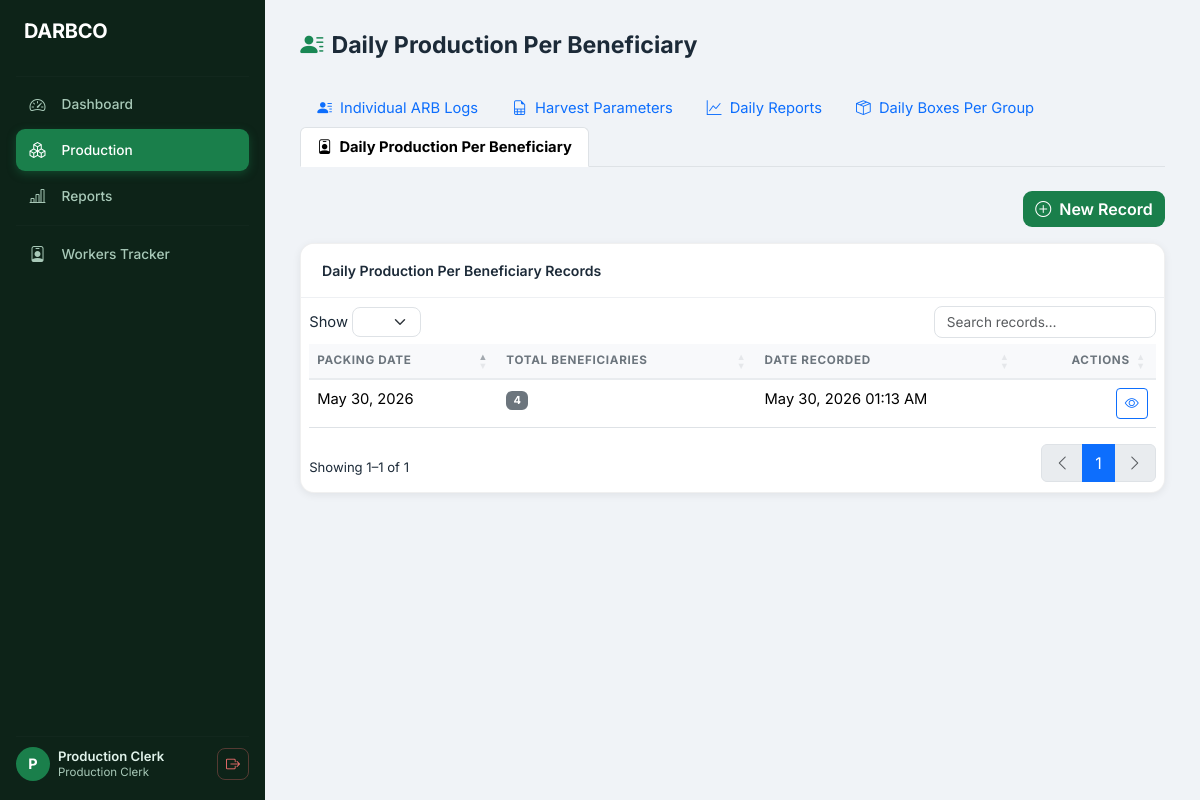
Page /index.php?page=production&tab=daily_production_per_beneficiary (signed in) on the committed database.
### tables this page shows
CREATE TABLE `daily_prod_beneficiary` (
  `id` int NOT NULL AUTO_INCREMENT,
  `packing_date` date NOT NULL,
  `recorded_by` int unsigned NOT NULL,
  `created_at` timestamp NULL DEFAULT CURRENT_TIMESTAMP,
  PRIMARY KEY (`id`),
  KEY `recorded_by` (`recorded_by`),
  CONSTRAINT `daily_prod_beneficiary_ibfk_1` FOREIGN KEY (`recorded_by`) REFERENCES `users` (`user_id`) ON DELETE CASCADE
);

### config/db.php (called while the page is built, shortened)
<?php
class Database
{
    private static ?PDO $instance = null;
    public static function getInstance(): PDO
    {
        if (self::$instance === null) {
            $env = [];
            $host    = $env['DB_HOST']    ?? 'localhost';
            $port    = $env['DB_PORT']    ?? '3306';
            $dbname  = $env['DB_NAME']    ?? 'darbco_system';
            $user    = $env['DB_USER']    ?? 'root';
            $pass    = $env['DB_PASS']    ?? '123456789';
            $charset = $env['DB_CHARSET'] ?? 'utf8mb4';
            $dsn = sprintf(
                'mysql:host=%s;port=%s;dbname=%s;charset=%s',
                $host,
                $port,
                $dbname,
                $charset
            );
            $options = [
                PDO::ATTR_ERRMODE            => PDO::ERRMODE_EXCEPTION,
                PDO::ATTR_DEFAULT_FETCH_MODE => PDO::FETCH_ASSOC,
                PDO::ATTR_EMULATE_PREPARES   => false,
                PDO::ATTR_PERSISTENT         => false,
                PDO::MYSQL_ATTR_INIT_COMMAND => "SET NAMES {$charset} COLLATE {$charset}_unicode_ci",
            ];
            try {
                self::$instance = new PDO($dsn, $user, $pass, $options);
            } catch (PDOException $e) {
                error_log('[DARBCO DB ERROR] ' . $e->getMessage());
                throw new RuntimeException(
                    'Database connection failed. Please contact the system administrator.',
                    (int) $e->getCode(),
                    $e
                );
            }
        }
        return self::$instance;
    }
}

### models/DailyProdBeneficiary.php (called while the page is built, shortened)
<?php
require_once __DIR__ . '/../config/db.php';
class DailyProdBeneficiary
{
    private PDO $db;
    public function __construct()
    {
        $this->db = Database::getInstance();
    }
    public function getAll(): array
    {
        $sql = "
            SELECT
                dpb.id,
                dpb.packing_date,
                dpb.created_at,
                (SELECT COUNT(*) FROM daily_prod_beneficiary_items WHERE parent_id = dpb.id) as total_beneficiaries
            FROM daily_prod_beneficiary dpb
            ORDER BY dpb.packing_date DESC, dpb.created_at DESC
        ";
        $stmt = $this->db->query($sql);
        return $stmt->fetchAll();
    }
}

### views/production/daily_production_per_beneficiary.php (the view, shortened to what this page needs)
<?php
require_once VIEW_PATH . 'layout/header.php';
?>
<div class="app-shell">
<?php require_once VIEW_PATH . 'layout/sidebar.php'; ?>
<main class="main-content">
    <div class="page-header">
        <div>
            <h1><i class="bi bi-person-lines-fill me-2 text-success"></i>Daily Production Per Beneficiary</h1>
        </div>
    </div>
    <ul class="nav nav-tabs mb-4">
        <li class="nav-item">
            <a class="nav-link <?= !isset($_GET['tab']) || $_GET['tab'] === 'daily_log' ? 'active fw-bold' : '' ?>" href="index.php?page=production&tab=daily_log">
                <i class="bi bi-person-lines-fill me-1"></i> Individual ARB Logs
            </a>
        </li>
        <li class="nav-item">
            <a class="nav-link <?= isset($_GET['tab']) && $_GET['tab'] === 'harvest_parameters' ? 'active fw-bold' : '' ?>" href="index.php?page=production&tab=harvest_parameters">
                <i class="bi bi-file-earmark-spreadsheet me-1"></i> Harvest Parameters
            </a>
        </li>
        <li class="nav-item">
            <a class="nav-link <?= isset($_GET['tab']) && $_GET['tab'] === 'daily_reports' ? 'active fw-bold' : '' ?>" href="index.php?page=production&tab=daily_reports">
                <i class="bi bi-graph-up me-1"></i> Daily Reports
            </a>
        </li>
        <li class="nav-item">
            <a class="nav-link <?= isset($_GET['tab']) && $_GET['tab'] === 'daily_boxes_per_group' ? 'active fw-bold' : '' ?>" href="index.php?page=production&tab=daily_boxes_per_group">
                <i class="bi bi-box-seam me-1"></i> Daily Boxes Per Group
            </a>
        </li>
        <li class="nav-item">
            <a class="nav-link <?= isset($_GET['tab']) && $_GET['tab'] === 'daily_production_per_beneficiary' ? 'active fw-bold' : '' ?>" href="index.php?page=production&tab=daily_production_per_beneficiary">
                <i class="bi bi-person-badge me-1"></i> Daily Production Per Beneficiary
            </a>
        </li>
    </ul>
    <div class="d-flex justify-content-between align-items-center mb-3">
        <?php if ($role === ROLE_PRODUCTION): ?>
            <button class="btn btn-darbco" data-bs-toggle="modal" data-bs-target="#addDPBModal">
                <i class="bi bi-plus-circle me-2"></i>New Record
            </button>
        <?php endif; ?>
    </div>
    <div class="table-card mb-4">
        <div class="card-header">Daily Production Per Beneficiary Records</div>
        <div class="table-responsive p-2">
            <table class="table table-hover darbco-table w-100">
                <thead>
                    <tr>
                        <th>Packing Date</th>
                        <th>Total Beneficiaries</th>
                        <th>Date Recorded</th>
                        <th class="text-end">Actions</th>
                    </tr>
                </thead>
                <tbody>
                    <?php if (!empty($dpbRecords)): ?>
                        <?php foreach ($dpbRecords as $record): ?>
                            <tr>
                                <td><?= date('M d, Y', strtotime($record['packing_date'])) ?></td>
                                <td><span class="badge bg-secondary"><?= $record['total_beneficiaries'] ?></span></td>
                                <td><?= date('M d, Y h:i A', strtotime($record['created_at'])) ?></td>
                                <td class="text-end">
                                    <button class="btn btn-sm btn-outline-primary view-dpb-record" data-id="<?= $record['id'] ?>" title="View"><i class="bi bi-eye"></i></button>
                                </td>
                            </tr>
                        <?php endforeach; ?>
                    <?php endif; ?>
                </tbody>
            </table>
        </div>
    </div>
</main>
</div>
<?php require_once VIEW_PATH . 'layout/footer.php'; ?>

### assets/css/main.css (style rules this page uses)
:root { --darbco-green: #1a7f4b; --darbco-green-dark: #145c36; --darbco-green-800: #0f4529; --darbco-green-light: #e8f5ee; --darbco-yellow: #f5a623; --darbco-yellow-bg: #fff8ec; --sidebar-width: 265px; --sidebar-bg: #0d2318; --sidebar-text: #a8c9b8; --sidebar-active-bg: #1a7f4b; --sidebar-hover-bg: #162e1f; --topbar-h: 52px; --card-radius: 14px; --shadow-sm: 0 2px 8px rgba(0,0,0,.07); --shadow-md: 0 6px 24px rgba(0,0,0,.11); --transition: .2s ease; }
*, *::before, *::after { box-sizing: border-box; }
body { font-family: 'Inter', system-ui, sans-serif; background: #f0f3f7; color: #1c2a38; margin: 0; font-size: .92rem; }
.app-shell { display: flex; min-height: 100vh; }
.main-content { margin-left: var(--sidebar-width); flex: 1; padding: 2rem 2.2rem; min-height: 100vh; }
.page-header { display: flex; align-items: flex-start; justify-content: space-between; flex-wrap: wrap; gap: .75rem; margin-bottom: 1.75rem; }
.page-header h1 { font-size: 1.45rem; font-weight: 700; margin: 0; line-height: 1.2; }
.card-header { background: #fff; border-bottom: 1px solid rgba(0,0,0,.07); padding: .9rem 1.3rem; font-weight: 600; font-size: .88rem; }
.table-card { background: #fff; border-radius: var(--card-radius); box-shadow: var(--shadow-sm); overflow: hidden; border: 1px solid rgba(0,0,0,.06); }
.table-card .card-header { background: #fff; border-bottom: 1px solid #eef0f3; padding: 1rem 1.3rem; font-weight: 600; }
table.table thead th { background: #f8f9fb; font-size: .73rem; font-weight: 700; text-transform: uppercase; letter-spacing: .06em; color: #6c757d; border-bottom: 2px solid #e9ecef !important; white-space: nowrap; }
.btn-darbco { background: var(--darbco-green); color: #fff; border: none; font-weight: 600; border-radius: 9px; transition: background var(--transition), box-shadow var(--transition), transform var(--transition); }

### rows in the picture
daily_prod_beneficiary: packing_date "May 30, 2026", total_beneficiaries "4", created_at "May 30, 2026 01:13 AM"

### other values in the picture
substr($_SESSION[SESS_FULL_NAME] ?? 'U', 0, 1) "P"
$_SESSION[SESS_FULL_NAME] "Production Clerk"
str_replace('_', ' ', $role) "Production Clerk"
